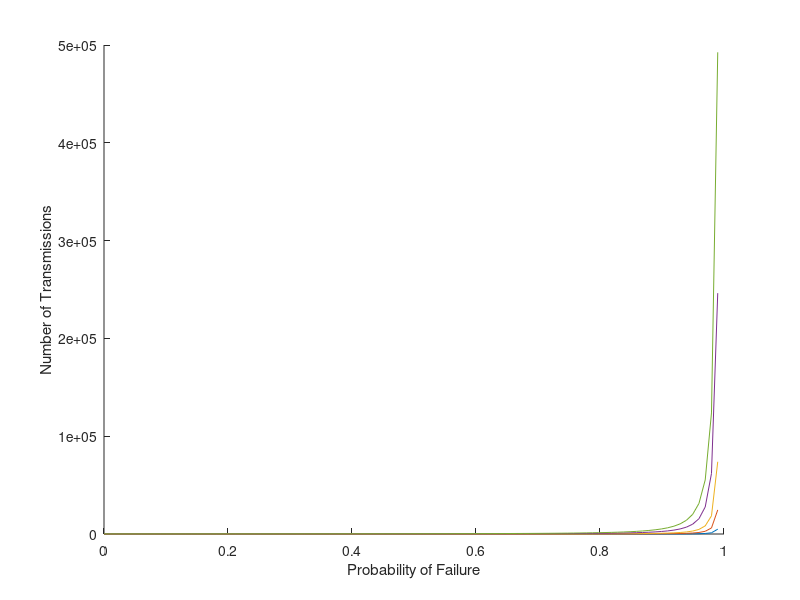

This chart was generated by the following MATLAB code: (Note: this script raises an error after producing the figure.)
% X is probability of Failure
% Y is number of transmissions
% Logarithmic y-scale
% Formula: K/((1-p*p)*(1-p))

% Start of all K figure
f = figure("Name", "Compound Network Link: All K's");
axes;
xlabel("Probability of Failure");
ylabel("Number of Transmissions");
hold all;

% Calculated
% Iterates through each K
for k = [1, 5, 15, 50, 100]
    x = linspace(0, 1);
    % The E(z) equation
    y = k ./ ((1-x.*x).*(1-x));
    plot(x,y);
end

% Simulated
% Iterates through each x, represents the probability of failure
for x = 1:9
    % Iterates through each k
    for k = [1, 5, 15, 50, 100]
        % Calls on the function to get the number of transmissions
        y = runCompoundNetworkSim(k, x ./ 10, 1000);
        plot(x ./ 10, y, "-o", "Color", [0 0 0]);
    end
end

yscale("log");
%------------------------------------------------------------------

% K - 1
buildGraph(1);

% K - 5
buildGraph(5);

% K - 15
buildGraph(15);

% K - 50
buildGraph(50);

% K - 100
buildGraph(100);

%-----------------------------------------------------------------

% buildGraph(k) - builds the graph for each k value
%   k - the number of packets in the message
% return - None, creates a figure
function buildGraph(k)
    f = figure("Name", "Compound Network: K-" + k);
    axes;
    hold all;

    xlabel("Probability of Failure");
    ylabel("Number of Transmissions")

    % Calculated
    x = linspace(0, 1);
    y = k ./ ((1-x.*x).*(1-x));
    plot(x,y);

    % Simulated
    for x = 1:9
        y = runCompoundNetworkSim(k, x ./ 10, 1000);
        plot(x ./ 10, y, "-o", "Color", [0 0 0]);
    end

    yscale("log");
end


